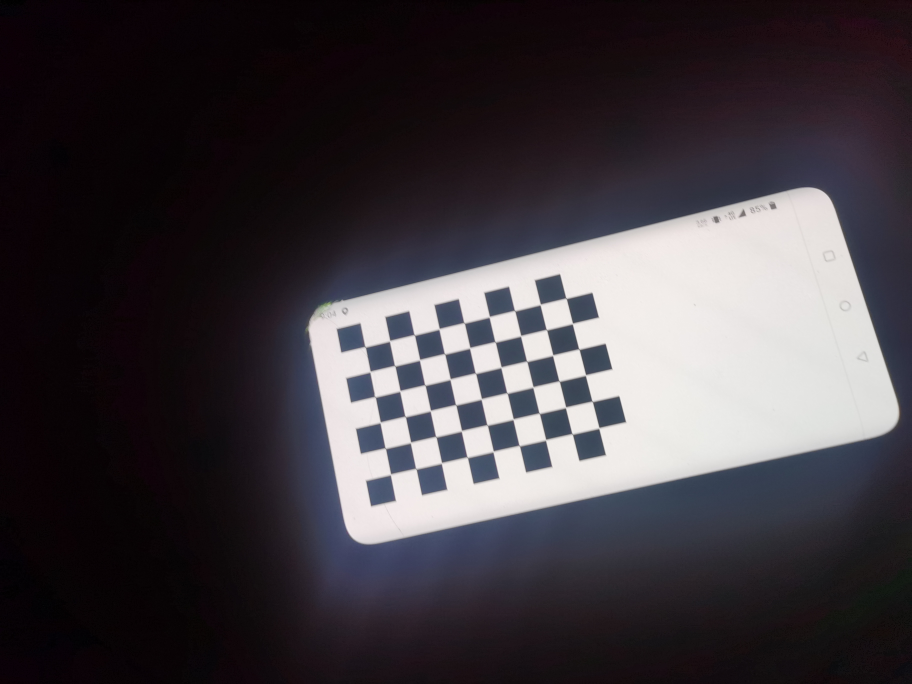
#> input picture 2022/OpenCV4 tutorial/calibration/python/IMG_20221028_210438_BURST002.jpg, 3648 x 2736 px (shown at 1/4 size); its folder holds only this picture in this run
$ python estimation3D.py
#> lines starting #> are read from the running program, lines starting #| are printed output that depends on the picture
import numpy as np
import cv2 as cv
import glob

def _draw(img, corners, imgpts):
    corner = np.array(corners[0].ravel()).astype(dtype=np.int16)

    img = cv.line(img, corner, np.array(imgpts[0].ravel()).astype(dtype=np.int16), (255,0,0), 5)
    img = cv.line(img, corner, np.array(imgpts[1].ravel()).astype(dtype=np.int16), (0,255,0), 5)
    img = cv.line(img, corner, np.array(imgpts[2].ravel()).astype(dtype=np.int16), (0,0,255), 5)
    return img

def draw(img, corners, imgpts):
    imgpts = np.int32(imgpts).reshape(-1,2)
    # draw ground floor in green
    img = cv.drawContours(img, [imgpts[:4]],-1,(0,255,0),-3)
    # draw pillars in blue color
    for i,j in zip(range(4),range(4,8)):
        img = cv.line(img, tuple(imgpts[i]), tuple(imgpts[j]),(255,0,0),3)
    # draw top layer in red color
    img = cv.drawContours(img, [imgpts[4:]],-1,(0,0,255),3)
    return img


if __name__ == "__main__":
    mtx = np.array([ [2.8125299882607928e+03, 0., 1.8235000000000000e+03], [0., 2.8125299882607928e+03, 1.3675000000000000e+03], [0., 0., 1. ]])
    dist = np.array([ 4.5645665323650574e-02, -9.4368813116504080e-02, 0., 0., 8.7550271042410616e-02 ])
    criteria = (cv.TERM_CRITERIA_EPS + cv.TERM_CRITERIA_MAX_ITER, 30, 0.001)
    objp = np.zeros((9 * 6, 3), np.float32)
    objp[:, :2] = np.mgrid[0:9, 0:6].T.reshape(-1, 2)
    print(objp)
    _axis = np.float32([[3, 0, 0], [0, 3, 0], [0, 0, -3]]).reshape(-1, 3)
    axis = np.float32([[0, 0, 0], [0, 3, 0], [3, 3, 0], [3, 0, 0],
                       [0, 0, -3], [0, 3, -3], [3, 3, -3], [3, 0, -3]])
    for fname in glob.glob(r'.\IMG_20221028*.jpg'):
        img = cv.imread(fname)
#> img is the input picture: shape (2736, 3648, 3); mean B, G, R 66.8, 61.7, 66.8
        gray = cv.cvtColor(img, cv.COLOR_BGR2GRAY)
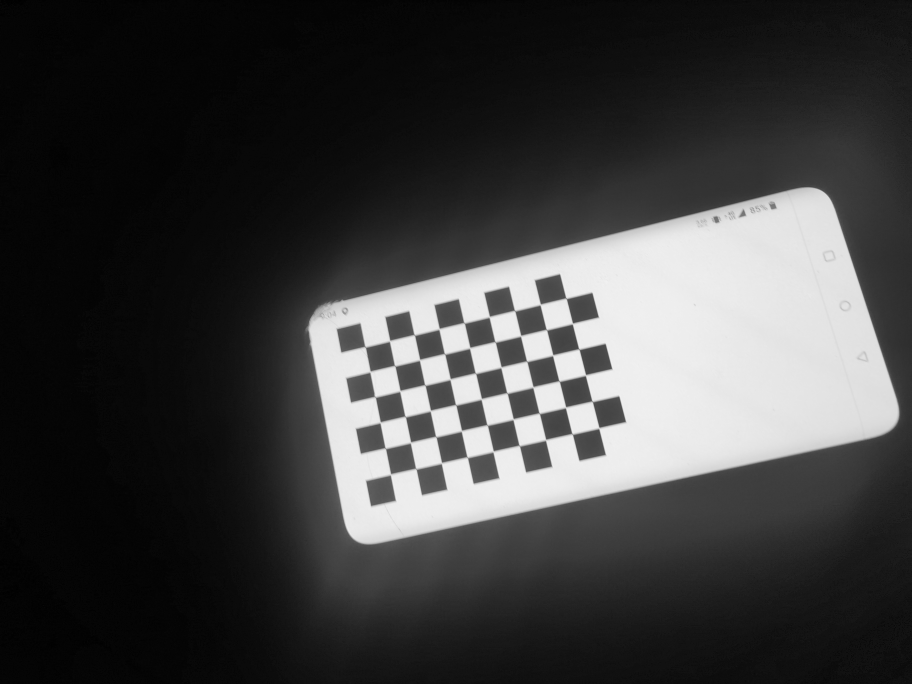
#> gray: shape (2736, 3648) (shown at 1/4 size); min 0, max 245, mean 63.8
        ret, corners = cv.findChessboardCorners(gray, (9, 6), None)
#> ret = True; corners = 54 rows, first 8: [1461.5, 1388.5], [1559.5, 1365], [1658.5, 1341.5], [1757.5, 1317], [1858.6, 1293.9], [1959, 1269], [2059.8, 1245.7], [2162, 1219.5]
        if ret == True:
            corners2 = cv.cornerSubPix(gray, corners, (11, 11), (-1, -1), criteria)
#> corners2 = 54 rows, first 8: [1462, 1388.6], [1560.2, 1364.6], [1658.7, 1340.9], [1757.8, 1316.8], [1857.9, 1292.8], [1958.6, 1268.5], [2059.9, 1244], [2162.2, 1219.2]

            # Find the rotation and translation vectors.
            ret, rvecs, tvecs = cv.solvePnP(objp, corners2, mtx, dist)
#> rvecs = [-0.146, 0.119, -0.226]; tvecs = [-3.54, 0.21, 27.51]
            # project 3D points to image plane
            imgpts, jac = cv.projectPoints(axis, rvecs, tvecs, mtx, dist)
#> imgpts = [[1461.5, 1388.9], [1522, 1690.4], [1824.3, 1620.7], [1757.7, 1317.3], [1371.9, 1346.5], [1438.2, 1684.1], [1776.9, 1605.6], [1703.2, 1265.7]]

            img = draw(img, corners2, imgpts)
#> in draw, `imgpts = np.int32(imgpts).reshape(-1,2)`: imgpts = [[1461, 1388], [1522, 1690], [1824, 1620], [1757, 1317], [1371, 1346], [1438, 1684], [1776, 1605], [1703, 1265]]
            img = cv.resize(img, None, fx=.3, fy=.3)
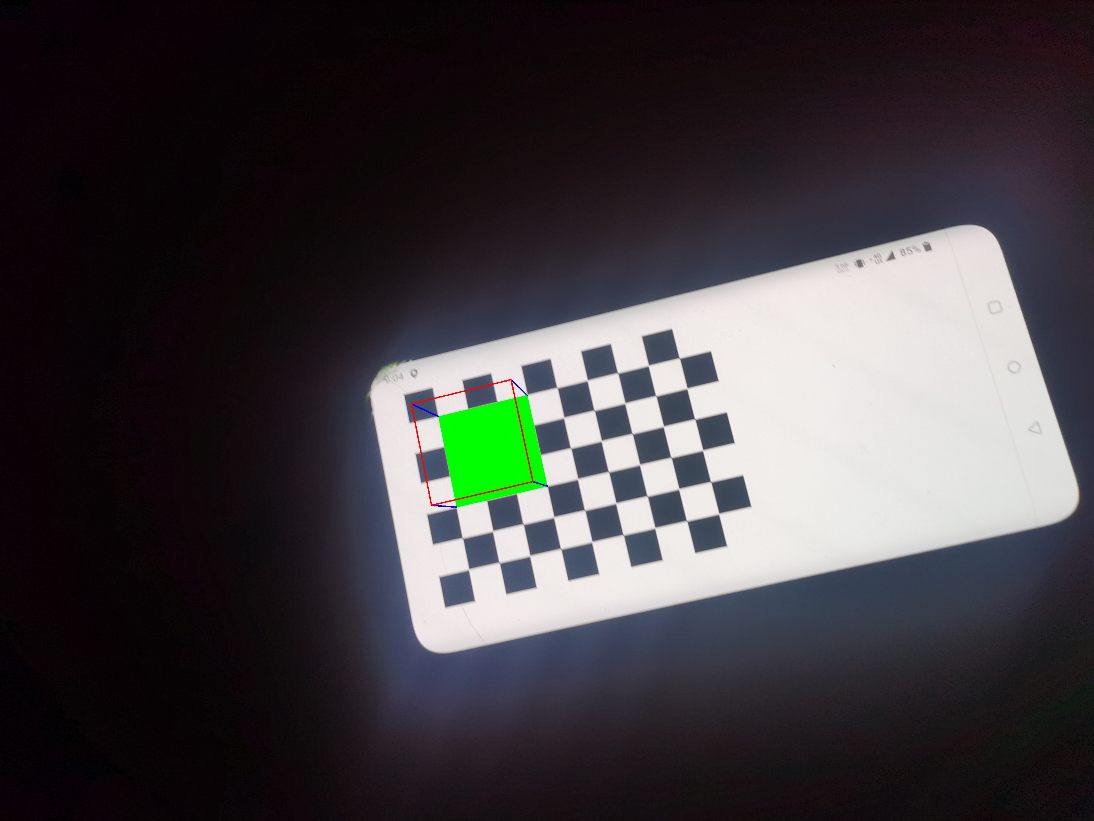
#> img: shape (821, 1094, 3); mean B, G, R 65.2, 62.4, 65.4
            cv.imshow('img', img)
            k = cv.waitKey(0) & 0xFF
#> (key Esc is pressed here)
            # if k == ord('s'):
            #     cv.imwrite(fname[:6] + '.png', img)
    cv.destroyAllWindows()

$ run again, on 2022/OpenCV4 tutorial/calibration/python/IMG_20221028_210438_BURST007.jpg
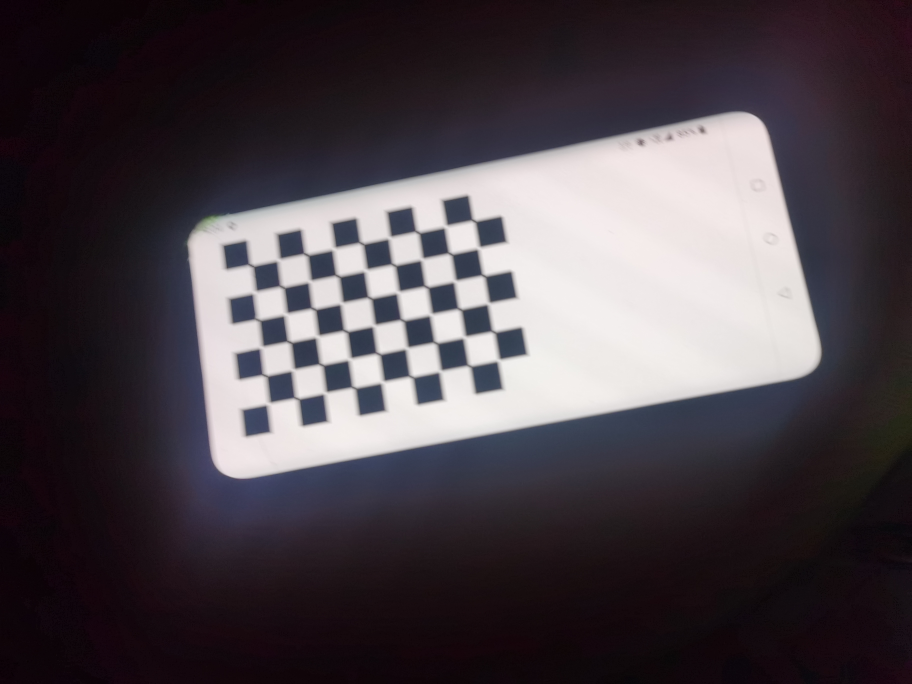
#> input picture 2022/OpenCV4 tutorial/calibration/python/IMG_20221028_210438_BURST007.jpg, 3648 x 2736 px (shown at 1/4 size)
#> img is the input picture: shape (2736, 3648, 3); mean B, G, R 75.6, 69.6, 77
#> ret = True; corners = 54 rows, first 8: [1004.5, 1062.5], [1115.5, 1040.5], [1224.5, 1018.5], [1336, 996.5], [1447, 974.5], [1558.5, 952], [1670.5, 929.5], [1783.5, 907]
#> corners2 = 54 rows, first 8: [1004.5, 1062.5], [1122.7, 1033.1], [1215.8, 1014], [1328.4, 1004], [1438.9, 970.4], [1552.4, 958.6], [1662.8, 925.6], [1777.1, 914.3]
#> rvecs = [-0.202, 0.0686, -0.187]; tvecs = [-7.28, -2.68, 24.96]
#> `imgpts, jac = cv.projectPoints(axis, rvecs, tvecs, mtx, dist)`: imgpts = [[1000.4, 1064.7], [1041.7, 1391.8], [1380.6, 1325.2], [1330.9, 998.4], [856.6, 949.8], [899.6, 1318.8], [1285, 1242.6], [1230.9, 873.9]]
#> in draw, `imgpts = np.int32(imgpts).reshape(-1,2)`: imgpts = [[1000, 1064], [1041, 1391], [1380, 1325], [1330, 998], [856, 949], [899, 1318], [1284, 1242], [1230, 873]]
#> `img = cv.resize(img, None, fx=.3, fy=.3)`:
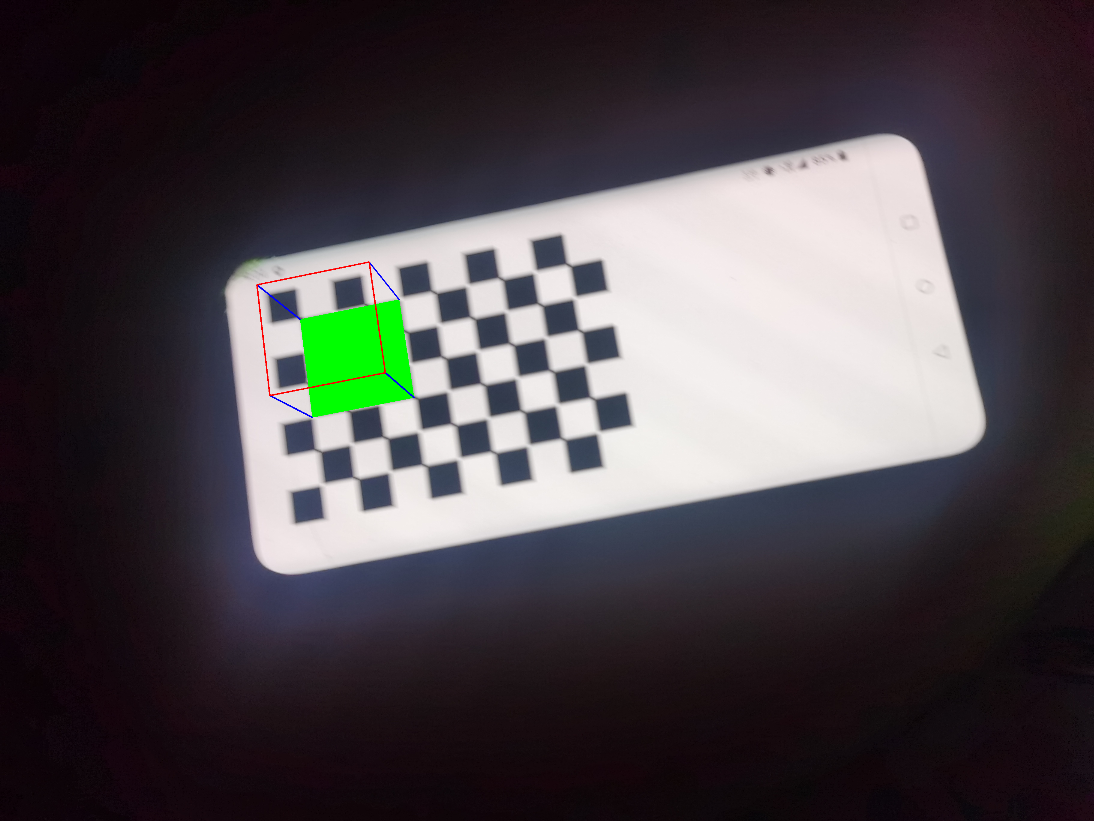
#> img: shape (821, 1094, 3); mean B, G, R 73.7, 70.6, 75.3

$ run again, on 2022/OpenCV4 tutorial/calibration/python/IMG_20221028_210438_BURST008.jpg
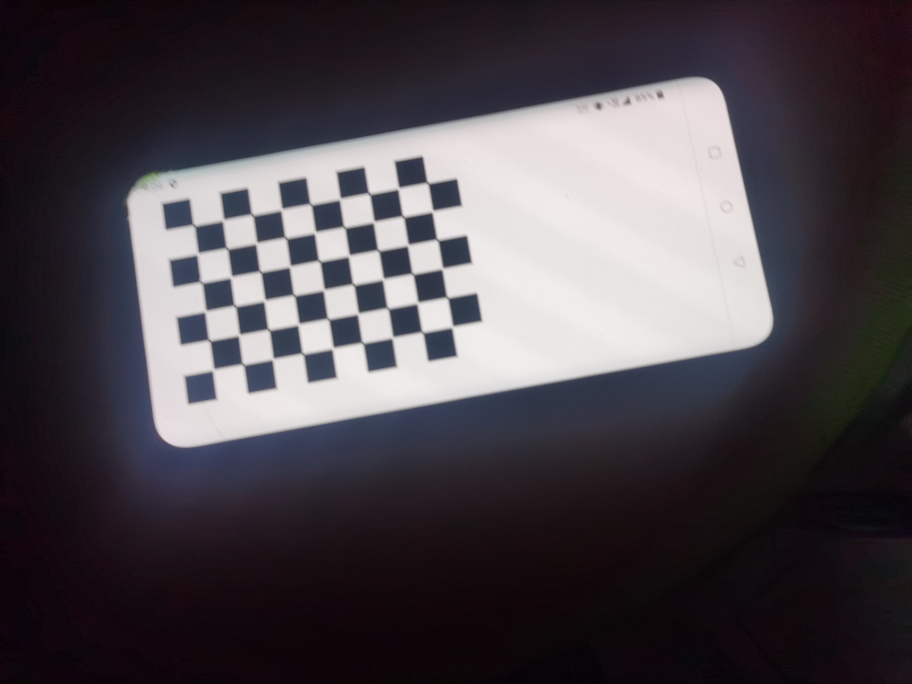
#> input picture 2022/OpenCV4 tutorial/calibration/python/IMG_20221028_210438_BURST008.jpg, 3648 x 2736 px (shown at 1/4 size)
#> img is the input picture: shape (2736, 3648, 3); mean B, G, R 76.6, 70.9, 76.5
#> `gray = cv.cvtColor(img, cv.COLOR_BGR2GRAY)`:
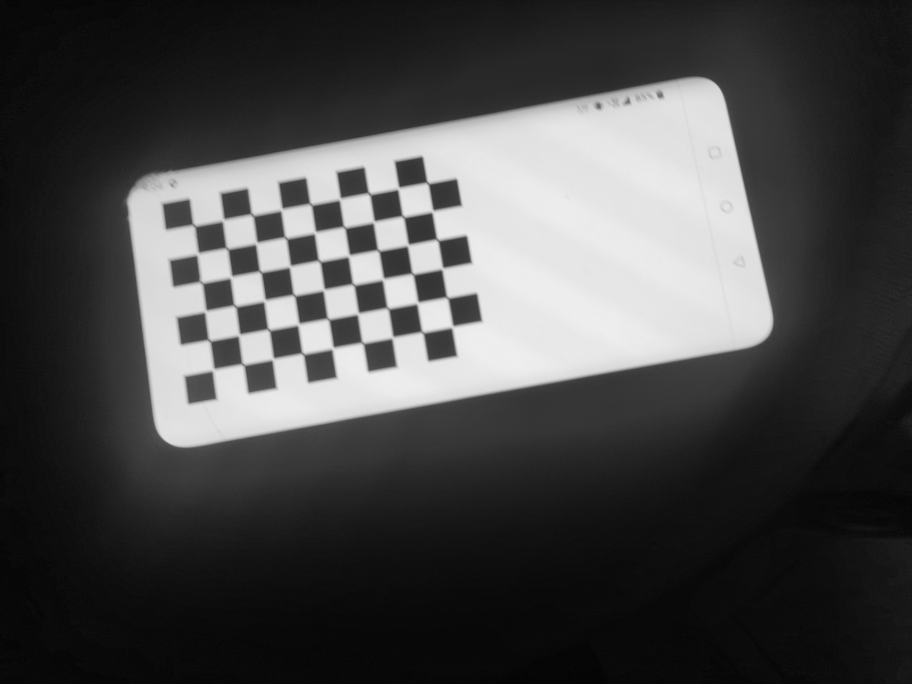
#> gray: shape (2736, 3648) (shown at 1/4 size); min 0, max 240, mean 73.2
#> ret = True; corners = 54 rows, first 8: [776.6, 904.5], [893.5, 882], [1010, 860.5], [1127.5, 840], [1244, 818.5], [1360.5, 797], [1477.5, 775.5], [1595.5, 756]
#> corners2 = 54 rows, first 8: [782.3, 907.5], [897.2, 875.2], [1004.5, 854], [1130.4, 833], [1249.4, 823.5], [1363.6, 791.5], [1473.6, 770.7], [1592.4, 761.2]
#> rvecs = [-0.146, 0.0263, -0.177]; tvecs = [-8.84, -3.96, 23.96]
#> `imgpts, jac = cv.projectPoints(axis, rvecs, tvecs, mtx, dist)`: imgpts = [[780.4, 900.2], [824.4, 1242.7], [1179.4, 1178.8], [1128.9, 837.3], [615.8, 775.9], [662.9, 1165.8], [1069.5, 1092.5], [1013.8, 703.9]]
#> in draw, `imgpts = np.int32(imgpts).reshape(-1,2)`: imgpts = [[780, 900], [824, 1242], [1179, 1178], [1128, 837], [615, 775], [662, 1165], [1069, 1092], [1013, 703]]
#> `img = cv.resize(img, None, fx=.3, fy=.3)`:
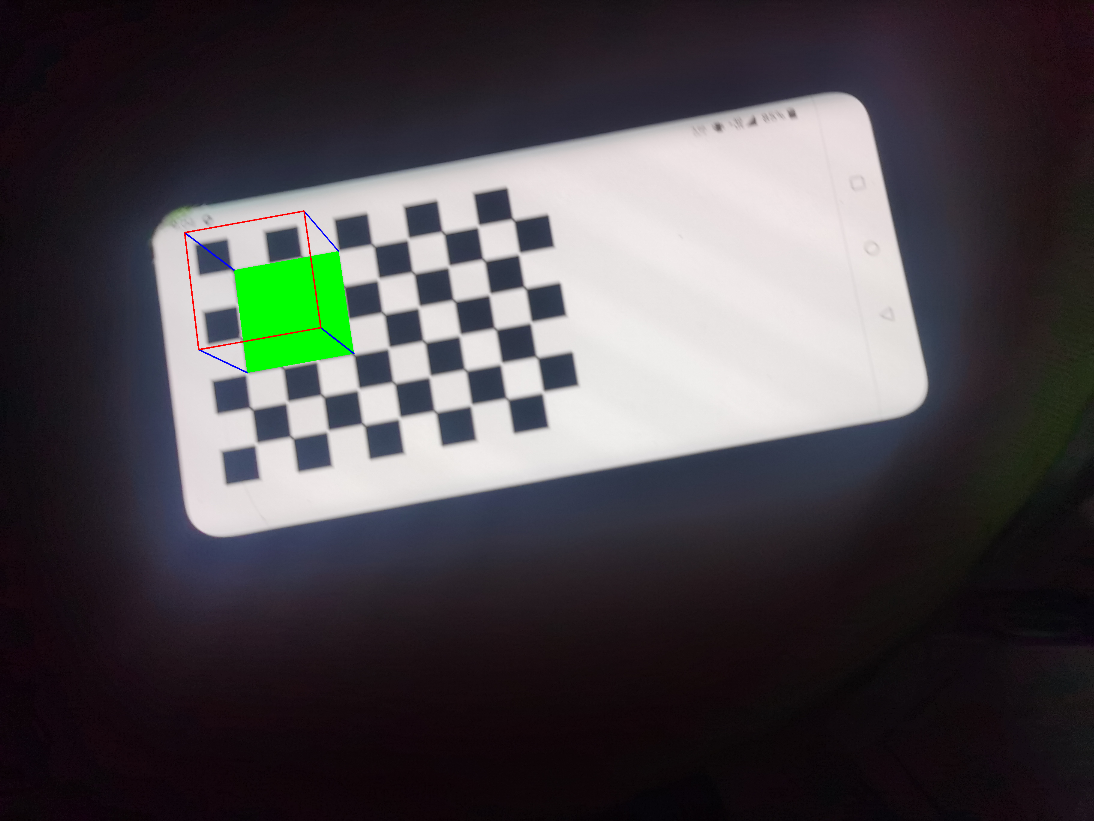
#> img: shape (821, 1094, 3); mean B, G, R 74.6, 72, 74.7

$ run again, on 2022/OpenCV4 tutorial/calibration/python/IMG_20221028_210438_BURST003.jpg
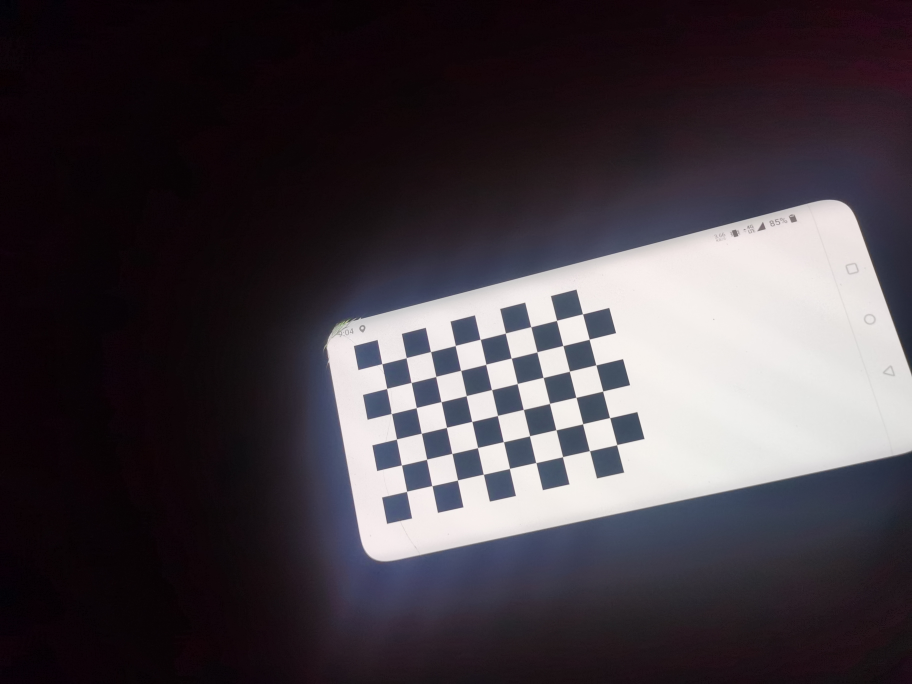
#> input picture 2022/OpenCV4 tutorial/calibration/python/IMG_20221028_210438_BURST003.jpg, 3648 x 2736 px (shown at 1/4 size)
#> img is the input picture: shape (2736, 3648, 3); mean B, G, R 68.8, 62.8, 69.5
#> `gray = cv.cvtColor(img, cv.COLOR_BGR2GRAY)`:
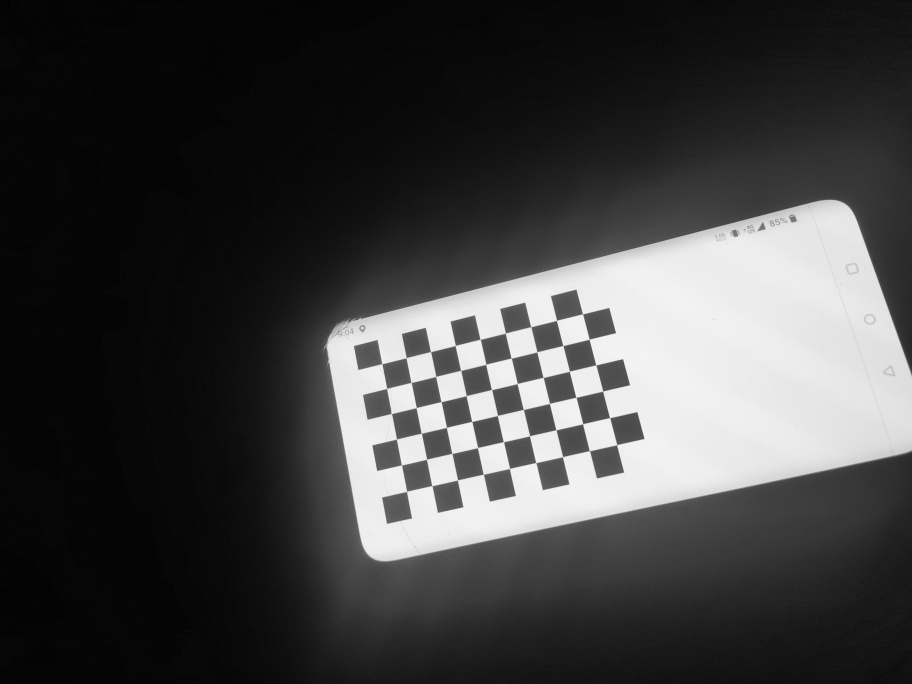
#> gray: shape (2736, 3648) (shown at 1/4 size); min 0, max 252, mean 65.5
#> ret = True; corners = 54 rows, first 8: [1529.4, 1456.7], [1625.9, 1432.2], [1723.2, 1407.3], [1822.4, 1383.3], [1922.5, 1358.5], [2023.4, 1332.5], [2124.2, 1307.9], [2228, 1282.1]
#> corners2 = 54 rows, first 8: [1529, 1456.3], [1626.1, 1432.1], [1723.7, 1407.8], [1822.5, 1383.3], [1922.1, 1358.5], [2022.7, 1333.6], [2124.6, 1308.4], [2227.5, 1282.7]
#> rvecs = [-0.191, 0.16, -0.229]; tvecs = [-2.9, 0.874, 27.65]
#> `imgpts, jac = cv.projectPoints(axis, rvecs, tvecs, mtx, dist)`: imgpts = [[1528.7, 1456.5], [1587.2, 1757.3], [1888.6, 1687], [1822.2, 1383.5], [1433, 1409.2], [1496.2, 1745.1], [1833.1, 1665.9], [1760.2, 1326.7]]
#> in draw, `imgpts = np.int32(imgpts).reshape(-1,2)`: imgpts = [[1528, 1456], [1587, 1757], [1888, 1687], [1822, 1383], [1432, 1409], [1496, 1745], [1833, 1665], [1760, 1326]]
#> `img = cv.resize(img, None, fx=.3, fy=.3)`:
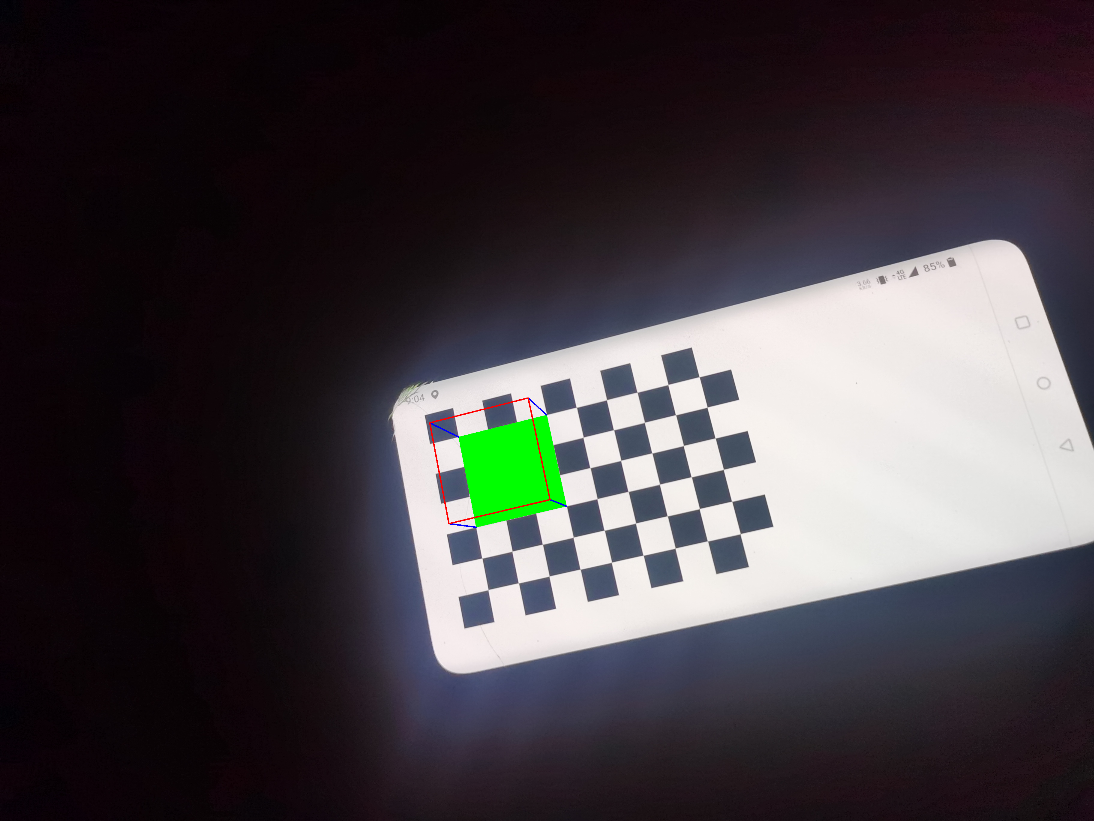
#> img: shape (821, 1094, 3); mean B, G, R 67.1, 63.6, 68.1
